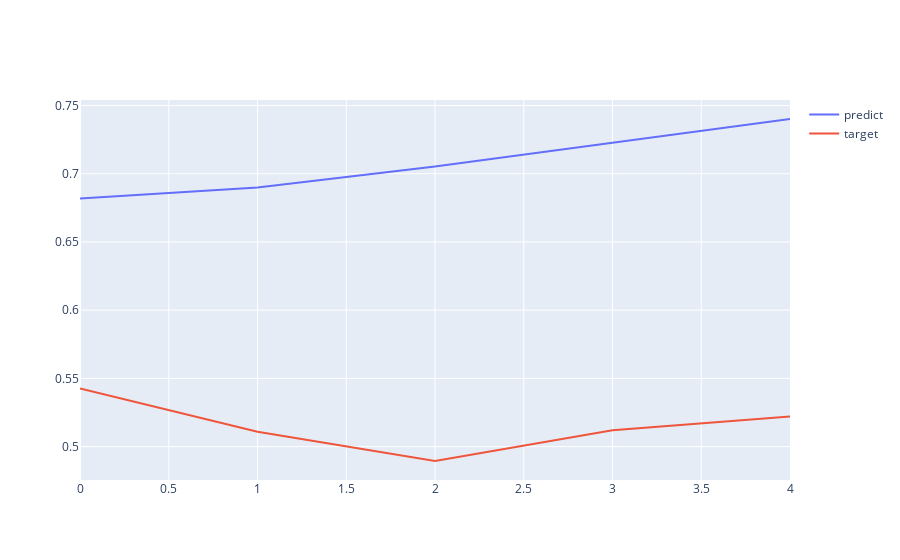

Here is the notebook cell this chart was saved with:
### Code cell
import plotly.graph_objs as go
import plotly.offline as py
import numpy as np
show_index = 400
trace0 = go.Scatter(
    # x = np.linspace(0, 1, 30),
    y = predicts[0][show_index].numpy(),
    mode = "lines",
    name = "predict"
)
trace1 = go.Scatter(
    # x = np.linspace(0, 1, 30),
    y = targets[0][show_index].numpy(),
    mode = "lines",
    name = "target"
)
data = [trace0, trace1]
py.iplot(data)

### Figure 1 — Plotly figure (JSON) as saved in the notebook; plotly's stock layout.template omitted (floating-point values rounded to 4 significant figures)
{"data": [{"mode": "lines", "name": "predict", "y": [0.6818, 0.6899, 0.7054, 0.7228, 0.7401], "type": "scatter"}, {"mode": "lines", "name": "target", "y": [0.5425, 0.5109, 0.4894, 0.512, 0.5221], "type": "scatter"}], "layout": {}}
